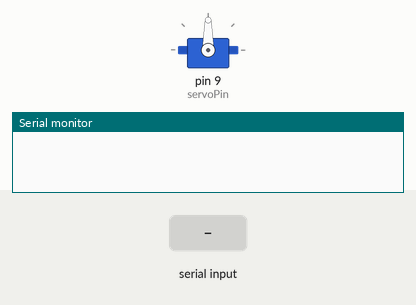
Bench run of a sketch on a simulated Arduino Uno, built with avr-gcc and run on an emulated ATmega328P. Parts: servo, the last lines printed to the serial monitor. The test bench sets the inputs (shaded band).

Above: at 1.2 s.
1.3 s: "1\n" received over the second serial link
At 2.7 s:
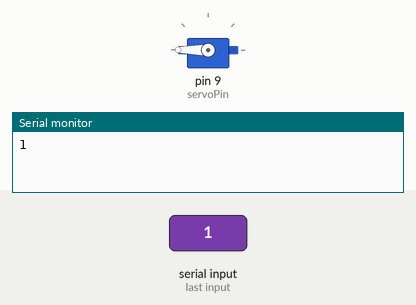
At 3.5 s:
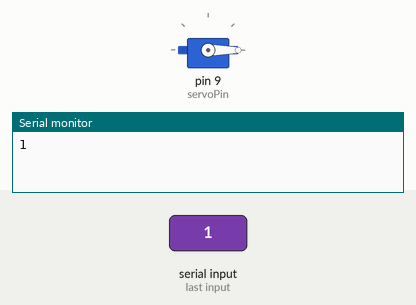
Timing chart, 0 to 5.0 s (numbered marks = the images above; inputs shaded):
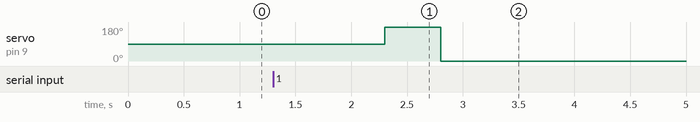

The sketch:

blt_slave_dc.ino
```cpp
#include <SoftwareSerial.h>
#include <Servo.h>
Servo servo;
int servoPin = 9;
int goc = 360;
SoftwareSerial HC05_slave(2,3); //tx,rx

String readStr;

void setup() {
  Serial.begin(9600);
   servo.attach(servoPin);
  HC05_slave.begin(9600);
}

void loop() {
  if (HC05_slave.available()) {
    readStr = HC05_slave.readString();
    readStr.trim();
    Serial.println(readStr.length());
    if (readStr.length()<=2) {
      servo.write(180);
      delay(500);
      servo.write(0);
      delay(300);
    }
    else if (readStr.length()==6 or readStr.length() == 3) {
      servo.write(90);
      delay(300);
      servo.write(0);
      delay(300);
    }
    else if (readStr.length() == 5 or readStr.length() == 10) {
       servo.write(30);
      delay(300);
      servo.write(0);
      delay(300);
    }
  }
  delay(100);
}
```

Measured:
- after the input at 1.3 s, servo on pin 9 (servoPin): 90° → 180° after 1.0 s, → 0° 0.50 s later
